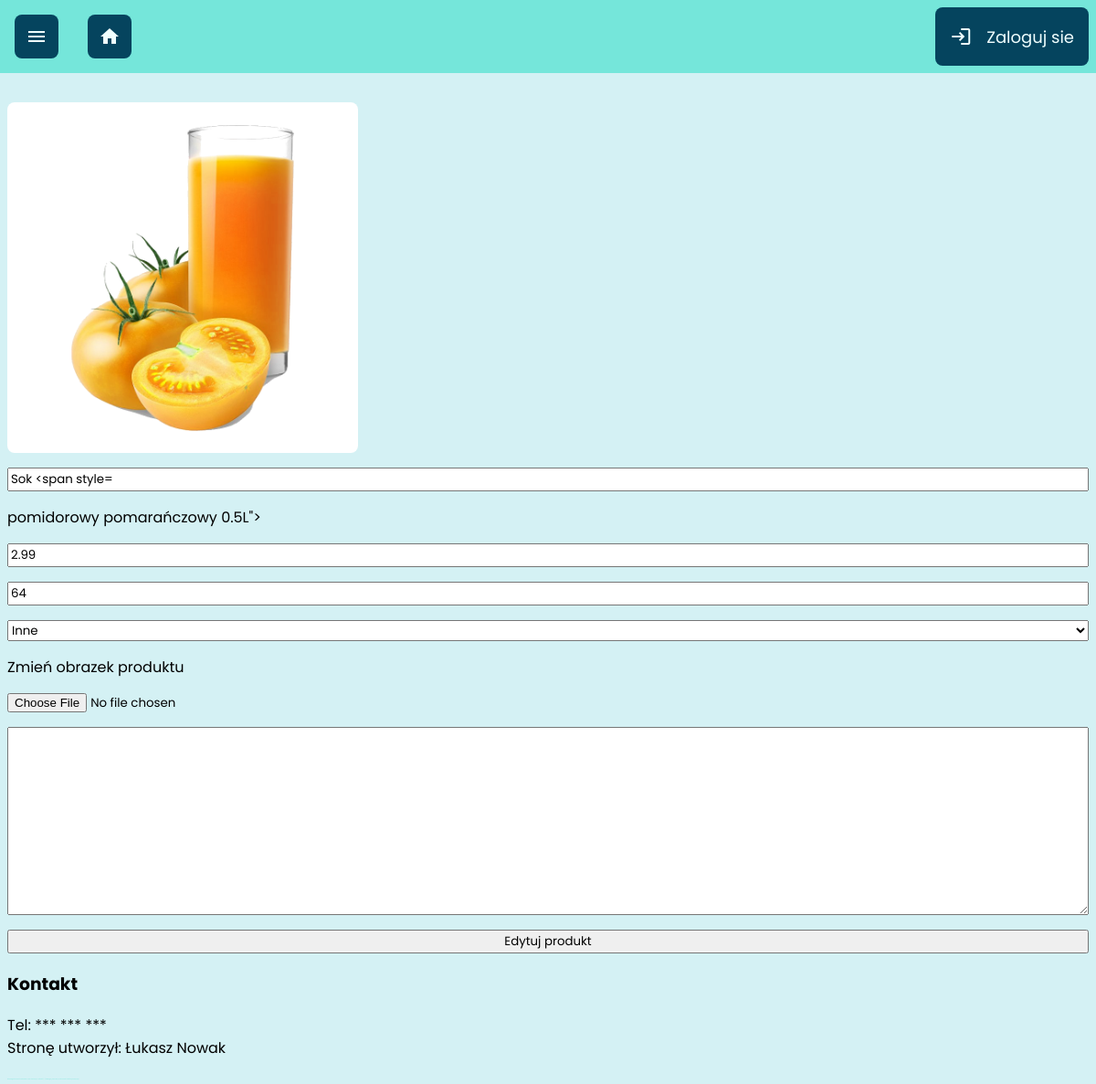
The app's page /edit_product.php?id=1, older data.
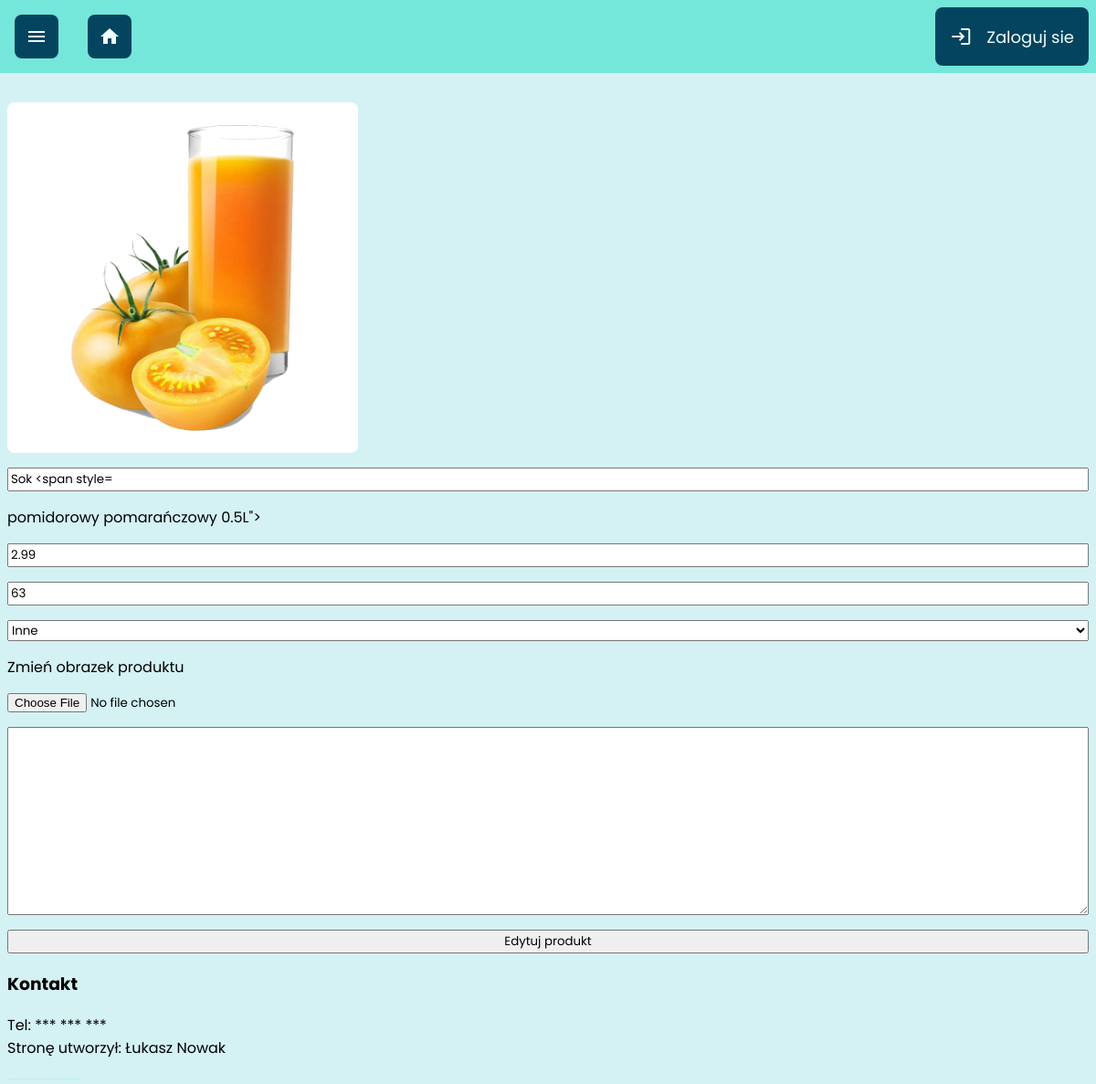
The same page, newer data.
### tables this page shows
CREATE TABLE `products` (
  `product_id` int(11) NOT NULL,
  `name` text NOT NULL,
  `price` decimal(10,2) NOT NULL,
  `quantity` int(11) NOT NULL,
  `category_id` int(11) NOT NULL,
  `picture_path` varchar(200) NOT NULL,
  `description` text NOT NULL
);

### edit_product.php (the view, shortened to what this page needs)
<?php
include_once "components/head.php";
include_once "components/header.php";
include_once "components/nav.php";
$id = $_GET['id'];
$q1 = "SELECT * FROM products WHERE product_id = $id";
$q2 = "SELECT * FROM categories";
$product = $conn->query($q1)->fetch_object();
$categories = $conn->query($q2);
?>
<section class="edit_product">
  <form action="edit_product.php?id=<?= $id ?>" method="POST" enctype="multipart/form-data">
    <img src="<?= $product->picture_path ?>">
    <input type="text" name="name" value="<?= $product->name ?>">
    <input type="number" name="price" value="<?= $product->price ?>">
    <input type="number" name="quantity" value="<?= $product->quantity ?>">
    <select name="category_id">
      <?php
      while ($cat = $categories->fetch_object()) {
        if ($cat->category_id == $product->category_id) {
          echo "<option value='$cat->category_id' selected>$cat->category_name</option>";
        } else {
          echo "<option value='$cat->category_id'>$cat->category_name</option>";
        }
      }
      ?>
    </select>
    <label for="image">Zmień obrazek produktu</label>
    <input type="file" name="image" id="image">
    <textarea name="descr" id="" cols="30" rows="10"></textarea>
    <input type="submit" name="edit" value="Edytuj produkt">
  </form>
</section>
<?php
include_once "components/footer.php";
include_once "components/foot.php";
?>

Row changes from the older to the newer data that the page shows:
changed products "pomidorowy pomarańczowy 0.5L": quantity "64" → "63"
